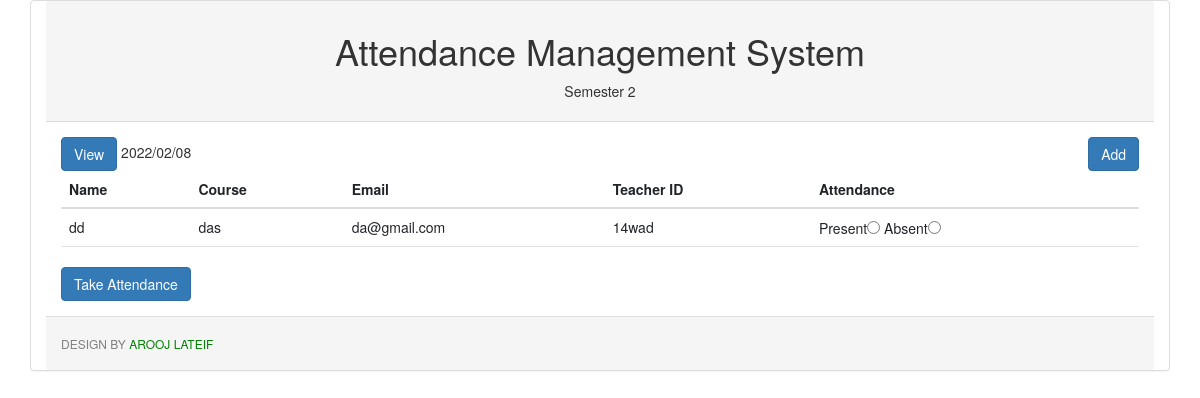
The app's page /teacher1.php with its own data.
### tables this page shows
CREATE TABLE `teach1` (
  `reg_id` int(11) NOT NULL,
  `name` varchar(50) NOT NULL,
  `fname` varchar(50) NOT NULL,
  `email` varchar(100) NOT NULL,
  `roll` varchar(10) NOT NULL
);

### teacher1.php (the view, shortened to what this page needs)
<?php include_once('connection.php'); ?>
<!DOCTYPE html>
<html lang="en">
<head>
 <link href="https://cdn.jsdelivr.net/npm/bootstrap@5.1.3/dist/css/bootstrap.min.css" rel="stylesheet">
<link rel="stylesheet" href="bootstrap/bootstrap.min.css">
  <link rel="stylesheet" href="https://maxcdn.bootstrapcdn.com/bootstrap/3.4.1/css/bootstrap.min.css">
</head>
<body>
 <div class="panel panel-default container">
  <div class="panel-heading">
    <h1 style="text-align : center">Attendance Management System</h1>
    <p style="text-align : center">Semester 2</p>
  </div>
  <div class="panel-body">
   <a href="tview1.php" class="btn btn-primary">View</a>
   <?php echo date('Y/m/d') ?>
   <a href="tadd1.php" class="btn btn-primary pull-right" style="float:right">Add</a>
  <form method="post">
    <div class="table-responsive">
  <table class="table ">
   <thead>
   <tr>
    <th>Name</th>
    <th>Course</th>
    <th>Email</th>
    <th>Teacher ID</th>
    <th>Attendance</th>
   </tr>
   </thead>
 <tbody>
 <?php
 $query = "select * from teach1";
 $result = $link->query($query);
 while($show = $result->fetch_assoc())
 {
?>
 <tr>
  <td><?php echo $show['name']; ?></td>
  <td><?php echo $show['fname']; ?></td>
  <td><?php echo $show['email']; ?></td>
  <td><?php echo $show['roll']; ?></td>
  <td>
   Present<input required type="radio" name="teachattendance1[<?php echo $show['reg_id']  ?>]" value="Present">
   Absent<input required type="radio" name="teachattendance1[<?php echo $show['reg_id']  ?>]" value="Absent" type="text">
  </td>
 </tr>
<?php } ?>
 </tbody>
  </table>
</div>
  <input type="submit" class="btn btn-primary" value="Take Attendance">
</form>
  </div>
  <div class="panel-footer">
   <h6 style="color:grey;text-transform:uppercase">Design by <span style="color:green"> Arooj Lateif </span></h6>
  </div>
 </div>
</body>
</html>

### records on screen
teach1: name "dd", fname "das", email "da@gmail.com", roll "14wad"
